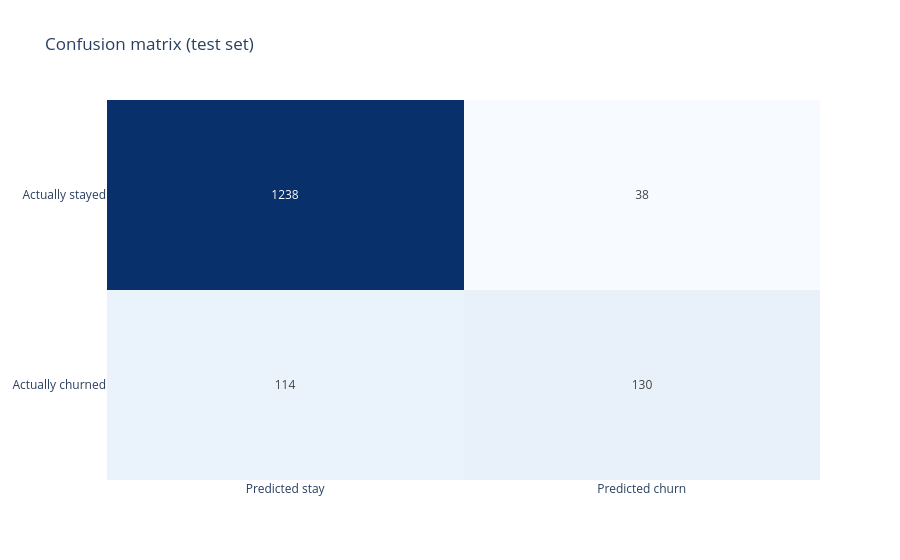

Notebook cell for this chart:
### Code cell
def threshold_view(model_label, threshold, cost_miss, cost_offer):
    cost_miss, cost_offer = cost_miss or 0, cost_offer or 0
    p = preds[MODELS[model_label]].to_numpy()
    pred = (p >= threshold).astype(int)
    tn = int(((pred == 0) & (y_true == 0)).sum())
    fp = int(((pred == 1) & (y_true == 0)).sum())
    fn = int(((pred == 0) & (y_true == 1)).sum())
    tp = int(((pred == 1) & (y_true == 1)).sum())

    cm = go.Figure(go.Heatmap(
        z=[[tn, fp], [fn, tp]],
        x=["Predicted stay", "Predicted churn"],
        y=["Actually stayed", "Actually churned"],
        text=[[tn, fp], [fn, tp]], texttemplate="%{text}",
        colorscale="Blues", showscale=False))
    cm.update_layout(title="Confusion matrix (test set)")
    cm.update_yaxes(autorange="reversed")

    ts = np.linspace(0.01, 0.99, 99)
    costs = [int(((p < t) & (y_true == 1)).sum()) * cost_miss +
             int(((p >= t) & (y_true == 0)).sum()) * cost_offer for t in ts]
    curve = go.Figure(go.Scatter(x=ts, y=costs, mode="lines"))
    curve.add_vline(x=threshold, line_dash="dash")
    curve.update_layout(title="Total cost by threshold", xaxis_title="threshold", yaxis_title="cost")

    precision = tp / (tp + fp) if (tp + fp) else 0
    recall = tp / (tp + fn) if (tp + fn) else 0
    total = fn * cost_miss + fp * cost_offer
    no_model = (fn + tp) * cost_miss
    text = (f"**Threshold {threshold:.2f}**: precision {precision:.3f}, recall {recall:.3f}\n\n"
            f"Missed churners: {fn} | Wasted offers: {fp}\n\n"
            f"**Total cost: {total:,.0f}** (doing nothing would cost {no_model:,.0f})")
    return cm, curve, text

cm, curve, text = threshold_view("scikit-learn", 0.5, 500, 50)
print(text)
cm

### Figure 1 — Plotly figure (JSON) as saved in the notebook; plotly's stock layout.template omitted (floating-point values rounded to 4 significant figures)
{"data": [{"colorscale": [[0, "rgb(247,251,255)"], [0.125, "rgb(222,235,247)"], [0.25, "rgb(198,219,239)"], [0.375, "rgb(158,202,225)"], [0.5, "rgb(107,174,214)"], [0.625, "rgb(66,146,198)"], [0.75, "rgb(33,113,181)"], [0.875, "rgb(8,81,156)"], [1, "rgb(8,48,107)"]], "showscale": false, "text": [[1238, 38], [114, 130]], "texttemplate": "%{text}", "type": "heatmap", "x": ["Predicted stay", "Predicted churn"], "y": ["Actually stayed", "Actually churned"], "z": [[1238, 38], [114, 130]]}], "layout": {"title": {"text": "Confusion matrix (test set)"}, "yaxis": {"autorange": "reversed"}}}
